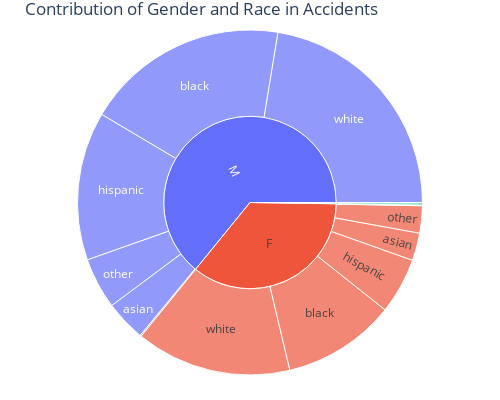

Here is the notebook cell this chart was saved with:
### Code cell
# X
temp=df.groupby(["Gender","Race"]).agg({"Accident":"count"})
temp.reset_index(inplace=True)
fig = px.sunburst(temp, path=['Gender', 'Race'], values='Accident',height=400,width=500,title="Contribution of Gender and Race in Accidents")
fig.update_layout(margin = dict(t=30, l=25, r=25, b=25))
fig.show()

### Figure 1 — Plotly figure (JSON) as saved in the notebook; plotly's stock layout.template omitted (floating-point values rounded to 4 significant figures)
{"data": [{"branchvalues": "total", "domain": {"x": [0, 1], "y": [0, 1]}, "hovertemplate": "labels=%{label}<br>Accident=%{value}<br>parent=%{parent}<br>id=%{id}<extra></extra>", "ids": ["F/asian", "M/asian", "Unknown/asian", "F/black", "M/black", "Unknown/black", "F/hispanic", "M/hispanic", "Unknown/hispanic", "F/native american", "M/native american", "Unknown/native american", "F/other", "M/other", "Unknown/other", "F/white", "M/white", "Unknown/white", "F", "M", "Unknown"], "labels": ["asian", "asian", "asian", "black", "black", "black", "hispanic", "hispanic", "hispanic", "native american", "native american", "native american", "other", "other", "other", "white", "white", "white", "F", "M", "Unknown"], "name": "", "parents": ["F", "M", "Unknown", "F", "M", "Unknown", "F", "M", "Unknown", "F", "M", "Unknown", "F", "M", "Unknown", "F", "M", "Unknown", "", "", ""], "type": "sunburst", "values": [30356, 44767, 22, 124240, 223554, 56, 61597, 163259, 49, 732, 1363, 4, 29869, 56269, 2586, 171093, 262813, 82, 417887, 752025, 2799]}], "layout": {"height": 400, "legend": {"tracegroupgap": 0}, "margin": {"b": 25, "l": 25, "r": 25, "t": 30}, "title": {"text": "Contribution of Gender and Race in Accidents"}, "width": 500}}
